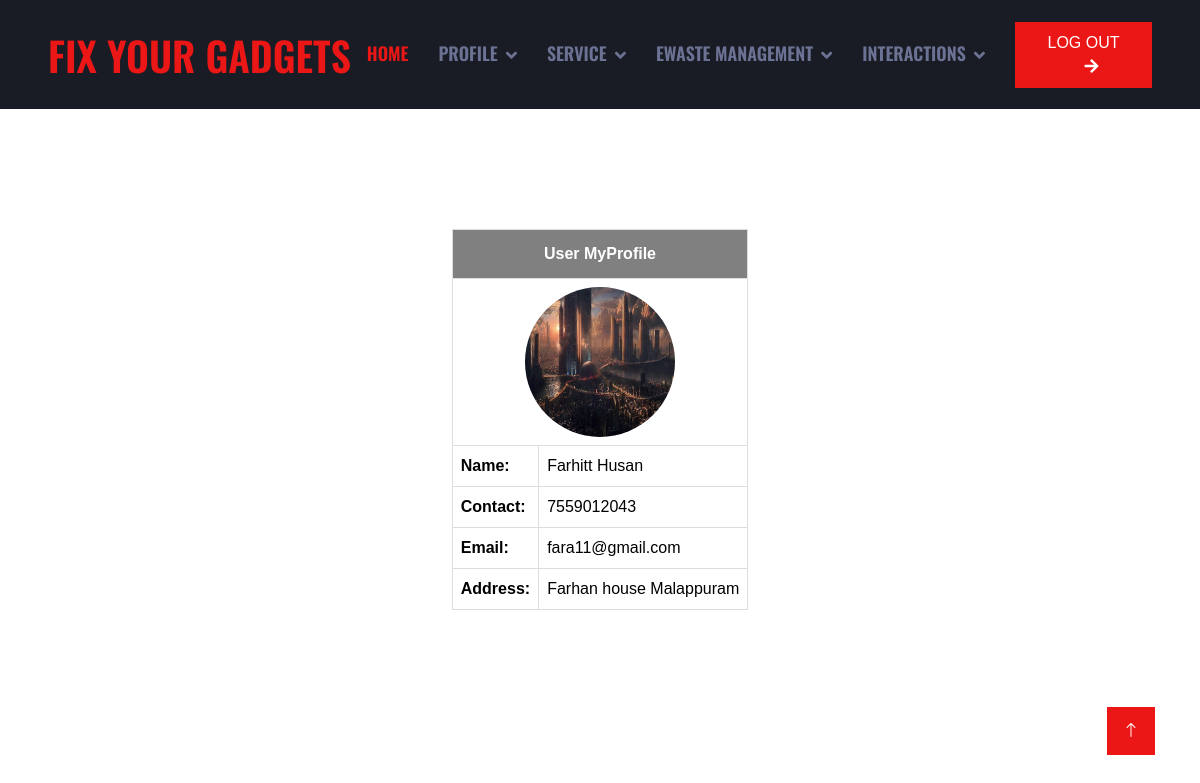
Page /User/userprofile/ (signed in) on the committed database.
### Guest/models.py (models this page shows)
class User(models.Model):
    user_name=models.CharField(max_length=50)
    user_gender=models.CharField(max_length=50)
    user_contact=models.CharField(max_length=50)
    user_email=models.CharField(max_length=50)
    user_photo=models.FileField(upload_to='UserDocs/')
    user_proof=models.FileField(upload_to='UserDocs/')
    user_password=models.CharField(max_length=50)
    user_address=models.CharField(max_length=100)
    place=models.ForeignKey('Admin.Place',on_delete=models.CASCADE)

### User/views.py (the view)
# urls.py: path('userprofile/', views.UserMyProfile,name="userprofile"),
def UserMyProfile(request):
    if 'uid' in request.session:
        user=User.objects.get(id=request.session["uid"])
        return render(request,"User/UserMyProfile.html",{'data':user})
    else:
        return redirect('guest:Home')

### User/Templates/User/UserMyProfile.html (shortened to what this page needs)
{% extends 'User/Head.html' %}
{% load static %}
{% block content %}
<!DOCTYPE html>
<html lang="en">
<head>
</head>
<body>
    <div id="tab">
    <br>
    <br>
    <br>
    <br>
    <br>
    <table border="1" align="center" cellpadding="10" style="border-collapse: collapse;" bgcolor="white">
        <tr>
            <th colspan="4"><center>User MyProfile</center></th>
        </tr>
        <tr>
            <td align="center" colspan="2"><img src="{{data.user_photo.url}}" width="150" height="150"  style="border-radius: 75px;"></td>
        </tr>
        <tr>
            <td><b>Name:</b></td>
            <td>{{data.user_name}}</td>
        </tr>
        <tr>
            <td><b>Contact:</b></td>
            <td>{{data.user_contact}}</td>
        </tr>
        <tr>
            <td><b>Email:</b></td>
            <td>{{data.user_email}}</td>
        </tr>
        <tr >
            <td><b>Address:</b></td>
            <td>{{data.user_address}}</td>
        </tr>
    </table>
    </div>
</body>
</html>
{% endblock content %}

### Guest/static/Main/css/style.css (style rules this page uses)
:root { --primary: #EB1616; --secondary: #191C24; --light: #6C7293; --dark: #000000; }

### Guest/static/form.css (style rules this page uses)
#tab { font-family: "Trebuchet MS", Arial, Helvetica, sans-serif; border-collapse: collapse; width: 100%; }
#tab td, #tab th { border: 1px solid #ddd; padding: 8px; color: black; }
#tab th { padding-top: 12px; padding-bottom: 12px; text-align: left; background-color: gray; color: white; }

### rows in the picture
User: user_photo (picture), user_name "Farhitt Husan", user_contact "7559012043", user_email "fara11@gmail.com", user_address "Farhan house Malappuram"
